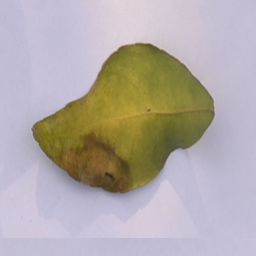
#> input picture dataset/Citrus/Black spot/Image (101).png, 256 x 256 px, found by its file name; its folder holds only this picture in this run
$ jupyter execute --allow-errors TarpExistingAlg.ipynb   (older library calls are emulated)
#> lines starting #> are read from the running program, lines starting #| are printed output that depends on the picture
# CNN + EfficientNet

[cell 1]
import os
import numpy as np
import torch
import torch.nn as nn
import torch.optim as optim
from torch.utils.data import DataLoader, Dataset
from torchvision import datasets, transforms
from torchvision.models import efficientnet_b0, EfficientNet_B0_Weights
from sklearn.metrics import (
    accuracy_score, precision_score, recall_score, f1_score,
    confusion_matrix, mean_absolute_error, mean_squared_error
)
import matplotlib.pyplot as plt
import seaborn as sns
import math
import random

# ---------------- Step 1: Dataset Paths ----------------
train_dir = r'D:\5\Dataset\Citrus'
test_dir = r'D:\5\Dataset\Citrus'

# ---------------- Step 2: Transforms ----------------
#> (the rest of this cell did not finish here and is left out)

# CNN + SOM clustering

[cell 2]
import os
import numpy as np
import torch
import torch.nn as nn
import torch.optim as optim
from torch.utils.data import DataLoader
from torchvision import datasets, models, transforms
from torchvision.models import EfficientNet_B0_Weights
from sklearn.metrics import accuracy_score, precision_score, recall_score, f1_score, confusion_matrix, mean_absolute_error, mean_squared_error
import matplotlib.pyplot as plt
import seaborn as sns
import math
import random

# Dataset Paths and Device
train_dir = r'D:\5\Dataset\Citrus'
test_dir = r'D:\5\Dataset\Citrus'
#> (the rest of this cell did not finish here and is left out)

# DNN + ResNet

[cell 3]
import os
import numpy as np
import torch
import torch.nn as nn
import torch.optim as optim
from torch.utils.data import DataLoader
from torchvision import datasets, transforms, models
from sklearn.metrics import (
    accuracy_score, precision_score, recall_score, f1_score,
    confusion_matrix, mean_absolute_error, mean_squared_error
)
import matplotlib.pyplot as plt
import seaborn as sns
import math
import random

# ------------------- Dataset Paths -------------------
train_dir = r'D:\5\Dataset\Citrus'
test_dir = r'D:\5\Dataset\Citrus'

# ------------------- Transforms -------------------
#> (the rest of this cell did not finish here and is left out)

# KNN + SVM + Random Forest

[cell 4]
import os
import numpy as np
from PIL import Image
from sklearn.preprocessing import StandardScaler
from sklearn.metrics import (
    accuracy_score, precision_score, recall_score, f1_score,
    confusion_matrix, mean_absolute_error, mean_squared_error, log_loss
)
from sklearn.neighbors import KNeighborsClassifier
from sklearn.svm import SVC
from sklearn.ensemble import RandomForestClassifier, StackingClassifier
from sklearn.linear_model import LogisticRegression
import matplotlib.pyplot as plt
import seaborn as sns
import math
import random
import cv2

# ------------------- Dataset Paths -------------------
train_dir = r'D:\5\Dataset\Citrus'
test_dir = r'D:\5\Dataset\Citrus'

# ------------------- Feature Extraction -------------------
def extract_features(img_path, bins=16):  # higher resolution
    try:
        img = Image.open(img_path).convert("RGB").resize((96, 96))  # larger image
    except Exception:
        return None

    arr = np.array(img, dtype=np.float32)

    # Mild Gaussian noise
    noise = np.random.normal(0, 2, arr.shape)
    arr = np.clip(arr + noise, 0, 255).astype(np.uint8)

    feats = []

    # RGB histograms
    for c in range(3):
        hist, _ = np.histogram(arr[:, :, c], bins=bins, range=(0, 255), density=True)
        feats.append(hist)

    # Grayscale histogram
    gray = np.dot(arr[..., :3], [0.299, 0.587, 0.114]).astype(np.uint8)
    gray_hist, _ = np.histogram(gray, bins=bins, range=(0, 255), density=True)
    feats.append(gray_hist)

    # Gradient magnitude (Sobel)
    gx = cv2.Sobel(gray, cv2.CV_32F, 1, 0, ksize=3)
    gy = cv2.Sobel(gray, cv2.CV_32F, 0, 1, ksize=3)
    mag = np.sqrt(gx**2 + gy**2)
    grad_hist, _ = np.histogram(mag, bins=bins, range=(0, 255), density=True)
    feats.append(grad_hist)

    # Laplacian variance (texture measure)
    lap = cv2.Laplacian(gray, cv2.CV_32F)
    lap_var = np.var(lap)
    feats.append(np.array([lap_var]))

    return np.concatenate(feats).astype(np.float32)

# ------------------- Load Dataset -------------------
def load_dataset(root_dir):
    classes = sorted([d for d in os.listdir(root_dir) if os.path.isdir(os.path.join(root_dir, d))])
    class_to_idx = {c: i for i, c in enumerate(classes)}

    X, y = [], []
    for cls in classes:
        folder = os.path.join(root_dir, cls)
        for fname in os.listdir(folder):
            p = os.path.join(folder, fname)
            if not os.path.isfile(p):
                continue
            f = extract_features(p)
            if f is not None:
                X.append(f)
                y.append(class_to_idx[cls])

    return np.array(X), np.array(y), classes

print("🔍 Scanning images and extracting features...")
X_train, y_train, classes = load_dataset(train_dir)
#> after the loop in extract_features, `for c in range(3):`: feats = 3 items
#> in extract_features, `gray = np.dot(arr[..., :3], [0.299, 0.587, 0.114]).astype(np.uint8)`:
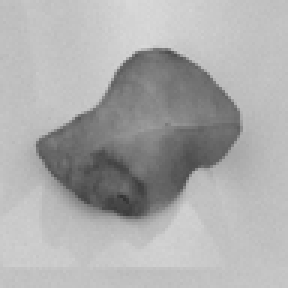
#> gray: shape (96, 96) (shown 3 times larger); min 51, max 216, mean 171.8
#> in extract_features, `gray_hist, _ = np.histogram(gray, bins=bins, range=(0, 255), density=T..`: gray_hist = [0, 0, 0, 8.17e-05, 0.000865, 0.00249, 0.00476, 0.00494, 0.00298, 0.000912, 0.00147, 0.0133, 0.0285, 0.00239, 0, 0]
#> in extract_features, `gx = cv2.Sobel(gray, cv2.CV_32F, 1, 0, ksize=3)`:
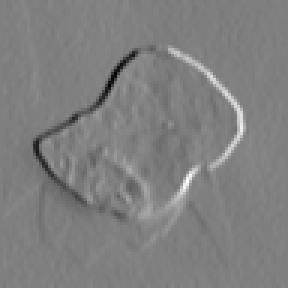
#> gx: shape (96, 96) float32 (shown 3 times larger); min -388, max 385, mean -0.2; drawn with min black and max white
#> in extract_features, `gy = cv2.Sobel(gray, cv2.CV_32F, 0, 1, ksize=3)`:
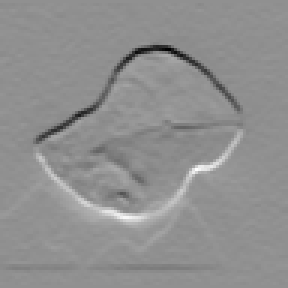
#> gy: shape (96, 96) float32 (shown 3 times larger); min -483, max 370, mean -0.5; drawn with min black and max white
#> in extract_features, `mag = np.sqrt(gx**2 + gy**2)`:
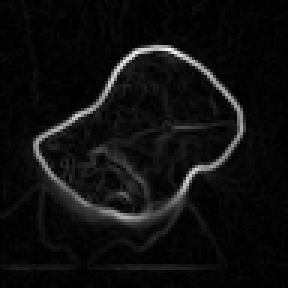
#> mag: shape (96, 96) float32 (shown 3 times larger); min 0, max 507.3, mean 29.9; drawn with min black and max white
#> in extract_features, `grad_hist, _ = np.histogram(mag, bins=bins, range=(0, 255), density=Tr..`: grad_hist = [0.0393, 0.0117, 0.00453, 0.00266, 0.00123, 0.00071, 0.000543, 0.000348, 0.000271, 0.000244, 0.000209, 0.000216, 0.000202, 0.000202, 0.000195, 0.000146]
#> in extract_features, `lap = cv2.Laplacian(gray, cv2.CV_32F)`:
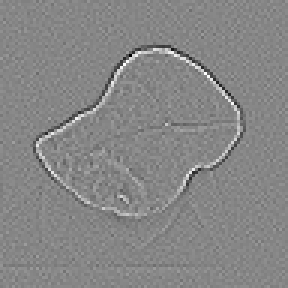
#> lap: shape (96, 96) float32 (shown 3 times larger); min -141, max 126, mean 0; drawn with min black and max white
#> in extract_features, `lap_var = np.var(lap)`: lap_var = 233.3
#> in load_dataset, `f = extract_features(p)`: f = 81 values, max 233.3 at index 80, min 0 at index 0, mean 2.88
#> pass 2 of the loop in load_dataset, `for cls in classes:`:
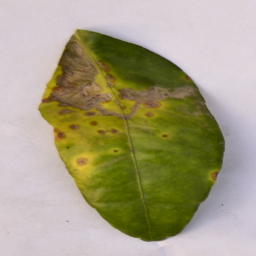
#> input picture dataset/Citrus/Canker/Image (1).png, 256 x 256 px, found by its file name
#> gray_hist = [0, 0, 0.000231, 0.00257, 0.00528, 0.00616, 0.00516, 0.00397, 0.00203, 0.0018, 0.0018, 0.00218, 0.0177, 0.0138, 6.81e-06, 0]
#> in extract_features (call 2), `mag = np.sqrt(gx**2 + gy**2)`:
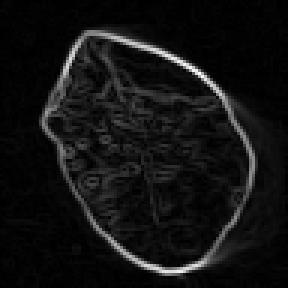
#> mag: shape (96, 96) float32 (shown 3 times larger); min 0, max 673.8, mean 49.2; drawn with min black and max white
#> grad_hist = [0.0288, 0.012, 0.00698, 0.00415, 0.00279, 0.00224, 0.0014, 0.0012, 0.000885, 0.000637, 0.00041, 0.000425, 0.000262, 0.000269, 0.000184, 0.000142]
#> in extract_features (call 2), `lap = cv2.Laplacian(gray, cv2.CV_32F)`:
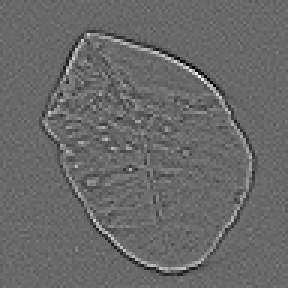
#> lap: shape (96, 96) float32 (shown 3 times larger); min -135, max 192, mean 0; drawn with min black and max white
#> lap_var = 436.4
#> f = 81 values, max 436.4 at index 80, min 0 at index 0, mean 5.39
#> y_train = [0, 1]; classes = ['Black spot', 'Canker']
X_test, y_test, _ = load_dataset(test_dir)
#> pass 2 of the loop in load_dataset, `for cls in classes:`:
#> y_test = [0, 1]

# Reduce label shuffling to ~10% for robustness
n_shuffle = int(len(y_train) * 0.1)
#> n_shuffle = 0
indices = np.random.choice(len(y_train), n_shuffle, replace=False)
#> indices = empty array
for i in indices:
    y_train[i] = np.random.randint(0, len(classes))
#> this loop made 0 passes

print(f"Train samples: {len(X_train)}, Test samples: {len(X_test)}, Classes: {classes}")
#| Train samples: 2, Test samples: 2, Classes: ['Black spot', 'Canker']

# ------------------- Preprocessing -------------------
scaler = StandardScaler()
X_train = scaler.fit_transform(X_train)
X_test = scaler.transform(X_test)

# ------------------- Base Models -------------------
base_models = [
    ('knn', KNeighborsClassifier(n_neighbors=5, n_jobs=-1)),
    ('svm', SVC(kernel='rbf', probability=True, C=10, gamma='scale')),
    ('rf', RandomForestClassifier(n_estimators=100, max_depth=None, random_state=42, n_jobs=-1))
]

# ------------------- Meta Model -------------------
meta_model = LogisticRegression(max_iter=1000, random_state=42, C=10)

hybrid_model = StackingClassifier(
    estimators=base_models,
    final_estimator=meta_model,
    stack_method='predict_proba',
    passthrough=True,
    n_jobs=-1
)

# ------------------- Train -------------------
print("\n🚀 Training Hybrid Model...")
#> (the rest of this cell did not finish here and is left out)
